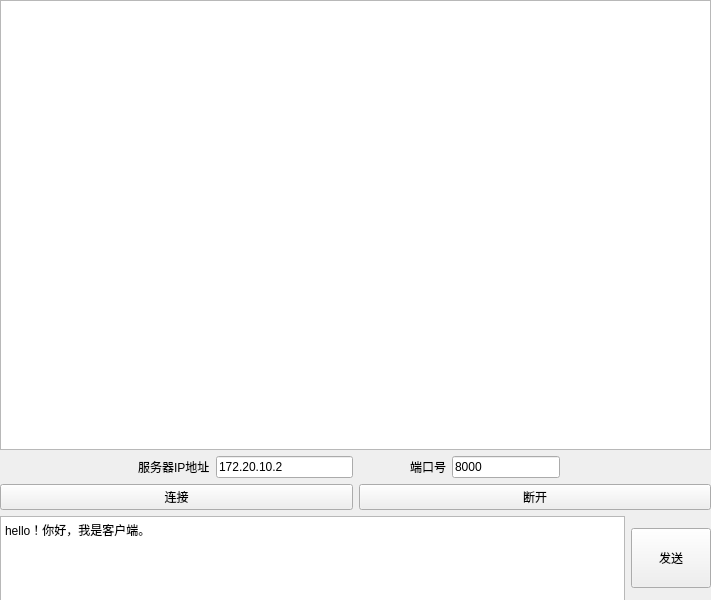
<?xml version="1.0" encoding="UTF-8"?>
<ui version="4.0">
 <class>Widget</class>
 <widget class="QWidget" name="Widget">
  <property name="geometry">
   <rect>
    <x>0</x>
    <y>0</y>
    <width>711</width>
    <height>600</height>
   </rect>
  </property>
  <property name="windowTitle">
   <string>网络调试助手客户端</string>
  </property>
  <widget class="QWidget" name="layoutWidget">
   <property name="geometry">
    <rect>
     <x>0</x>
     <y>0</y>
     <width>711</width>
     <height>601</height>
    </rect>
   </property>
   <layout class="QVBoxLayout" name="verticalLayout_3" stretch="6,1">
    <item>
     <layout class="QVBoxLayout" name="verticalLayout_2">
      <item>
       <layout class="QVBoxLayout" name="verticalLayout">
        <item>
         <widget class="QTextEdit" name="textEdit_JieShou"/>
        </item>
        <item>
         <layout class="QHBoxLayout" name="horizontalLayout_4">
          <item>
           <layout class="QHBoxLayout" name="horizontalLayout"/>
          </item>
          <item>
           <layout class="QHBoxLayout" name="horizontalLayout_2">
            <item>
             <spacer name="horizontalSpacer">
              <property name="orientation">
               <enum>Qt::Horizontal</enum>
              </property>
              <property name="sizeHint" stdset="0">
               <size>
                <width>40</width>
                <height>20</height>
               </size>
              </property>
             </spacer>
            </item>
            <item>
             <widget class="QLabel" name="label_2">
              <property name="text">
               <string>服务器IP地址</string>
              </property>
             </widget>
            </item>
            <item>
             <widget class="QLineEdit" name="lineEdit_IP">
              <property name="text">
               <string>172.20.10.2</string>
              </property>
             </widget>
            </item>
           </layout>
          </item>
          <item>
           <layout class="QHBoxLayout" name="horizontalLayout_3">
            <item>
             <spacer name="horizontalSpacer_2">
              <property name="orientation">
               <enum>Qt::Horizontal</enum>
              </property>
              <property name="sizeHint" stdset="0">
               <size>
                <width>40</width>
                <height>20</height>
               </size>
              </property>
             </spacer>
            </item>
            <item>
             <widget class="QLabel" name="label_3">
              <property name="text">
               <string>端口号</string>
              </property>
             </widget>
            </item>
            <item>
             <widget class="QLineEdit" name="lineEdit_Port">
              <property name="text">
               <string>8000</string>
              </property>
             </widget>
            </item>
            <item>
             <spacer name="horizontalSpacer_5">
              <property name="orientation">
               <enum>Qt::Horizontal</enum>
              </property>
              <property name="sizeHint" stdset="0">
               <size>
                <width>40</width>
                <height>20</height>
               </size>
              </property>
             </spacer>
            </item>
            <item>
             <spacer name="horizontalSpacer_4">
              <property name="orientation">
               <enum>Qt::Horizontal</enum>
              </property>
              <property name="sizeHint" stdset="0">
               <size>
                <width>40</width>
                <height>20</height>
               </size>
              </property>
             </spacer>
            </item>
            <item>
             <spacer name="horizontalSpacer_3">
              <property name="orientation">
               <enum>Qt::Horizontal</enum>
              </property>
              <property name="sizeHint" stdset="0">
               <size>
                <width>40</width>
                <height>20</height>
               </size>
              </property>
             </spacer>
            </item>
           </layout>
          </item>
         </layout>
        </item>
       </layout>
      </item>
      <item>
       <layout class="QHBoxLayout" name="horizontalLayout_5">
        <item>
         <widget class="QPushButton" name="pushButton_LianJie">
          <property name="text">
           <string>连接</string>
          </property>
         </widget>
        </item>
        <item>
         <widget class="QPushButton" name="pushButton_DuanKai">
          <property name="text">
           <string>断开</string>
          </property>
         </widget>
        </item>
       </layout>
      </item>
     </layout>
    </item>
    <item>
     <layout class="QHBoxLayout" name="horizontalLayout_6">
      <item>
       <widget class="QTextEdit" name="textEdit_FaSong">
        <property name="html">
         <string>&lt;!DOCTYPE HTML PUBLIC &quot;-//W3C//DTD HTML 4.0//EN&quot; &quot;http://www.w3.org/TR/REC-html40/strict.dtd&quot;&gt;
&lt;html&gt;&lt;head&gt;&lt;meta name=&quot;qrichtext&quot; content=&quot;1&quot; /&gt;&lt;style type=&quot;text/css&quot;&gt;
p, li { white-space: pre-wrap; }
&lt;/style&gt;&lt;/head&gt;&lt;body style=&quot; font-family:'SimSun'; font-size:9pt; font-weight:400; font-style:normal;&quot;&gt;
&lt;p style=&quot; margin-top:0px; margin-bottom:0px; margin-left:0px; margin-right:0px; -qt-block-indent:0; text-indent:0px;&quot;&gt;hello！你好，我是客户端。&lt;/p&gt;&lt;/body&gt;&lt;/html&gt;</string>
        </property>
       </widget>
      </item>
      <item>
       <widget class="QPushButton" name="pushButton_FaSong">
        <property name="minimumSize">
         <size>
          <width>60</width>
          <height>60</height>
         </size>
        </property>
        <property name="text">
         <string>发送</string>
        </property>
       </widget>
      </item>
     </layout>
    </item>
   </layout>
  </widget>
 </widget>
 <resources/>
 <connections/>
</ui>
